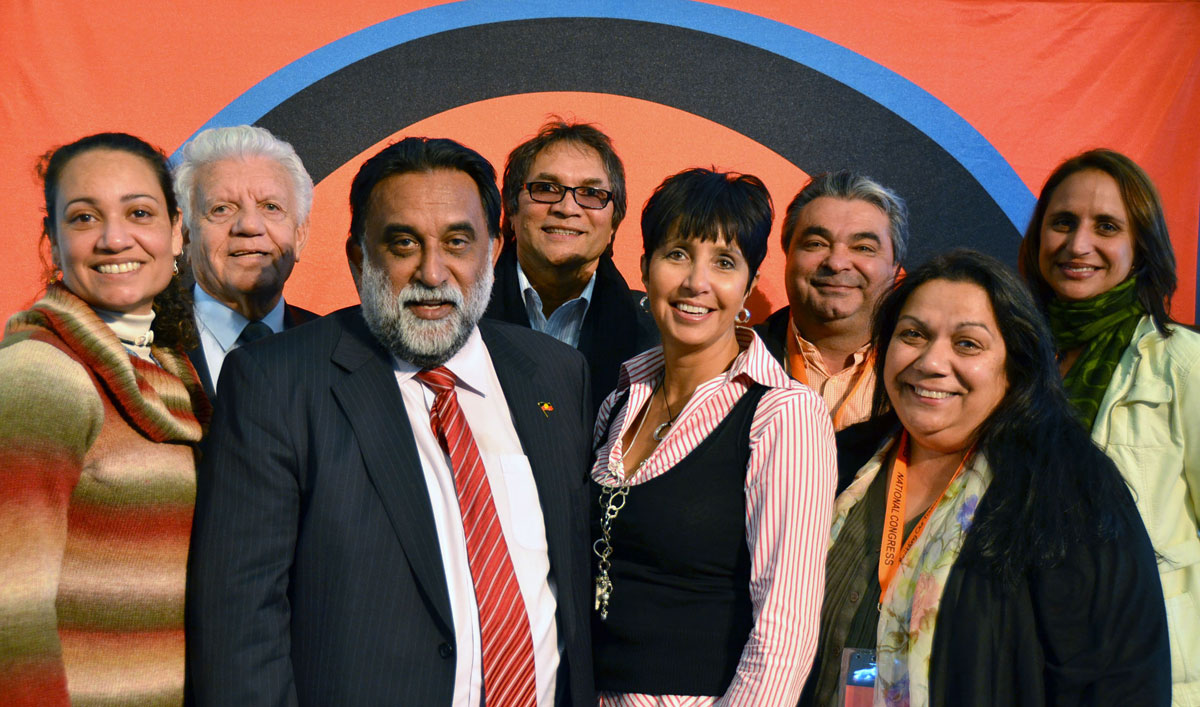
#> input picture OpenCV/asset/Source.jpg, 1200 x 707 px
$ python 'Template Maching.py' --source asset/Source.jpg --template asset/template.png
#> lines starting #> are read from the running program, lines starting #| are printed output that depends on the picture; after the words box and inside, x2 and y2 are one past the last pixel; in counts of white or black regions, pixels touching at a corner belong together
# import the necessary packages
import numpy as np
import argparse
#from pyimagesearch import imutils
#import imutils
import cv2

# construct the argument parser and parse the arguments
ap = argparse.ArgumentParser()
ap.add_argument("-s", "--source", required = True,help = "Source.jpg")
ap.add_argument("-t", "--template", required = True,help = "template.png")
args = vars(ap.parse_args())

# load the puzzle and waldo images
puzzle = cv2.imread(args["source"])
#> puzzle is the input picture: shape (707, 1200, 3); mean B, G, R 74.3, 86.7, 118.9
waldo = cv2.imread(args["template"])
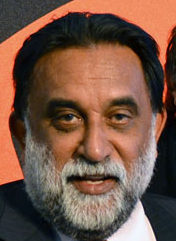
#> input picture OpenCV/asset/template.png, 176 x 241 px
#> waldo is the input picture: shape (241, 176, 3); mean B, G, R 69.4, 84.6, 115.6
(waldoHeight, waldoWidth) = waldo.shape[:2]
#> waldoHeight = 241; waldoWidth = 176

# find the waldo in the puzzle
result = cv2.matchTemplate(puzzle, waldo, cv2.TM_CCOEFF)
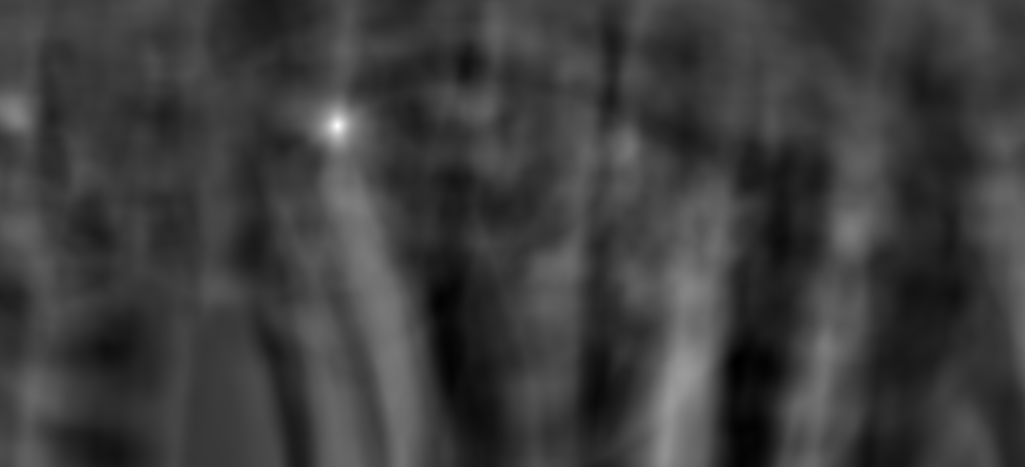
#> result: shape (467, 1025) float32; min -164622976, max 513504640, mean -1392329; drawn with min black and max white
(_, _, minLoc, maxLoc) = cv2.minMaxLoc(result)
#> minLoc = (737, 362); maxLoc = (337, 125)

# grab the bounding box of waldo and extract him from
# the puzzle image
topLeft = maxLoc
#> topLeft = (337, 125)
botRight = (topLeft[0] + waldoWidth, topLeft[1] + waldoHeight)
#> botRight = (513, 366)
roi = puzzle[topLeft[1]:botRight[1], topLeft[0]:botRight[0]]

# construct a darkened transparent 'layer' to darken everything
# in the puzzle except for waldo
mask = np.zeros(puzzle.shape, dtype = "uint8")
puzzle = cv2.addWeighted(puzzle, 0.25, mask, 0.75, 0)
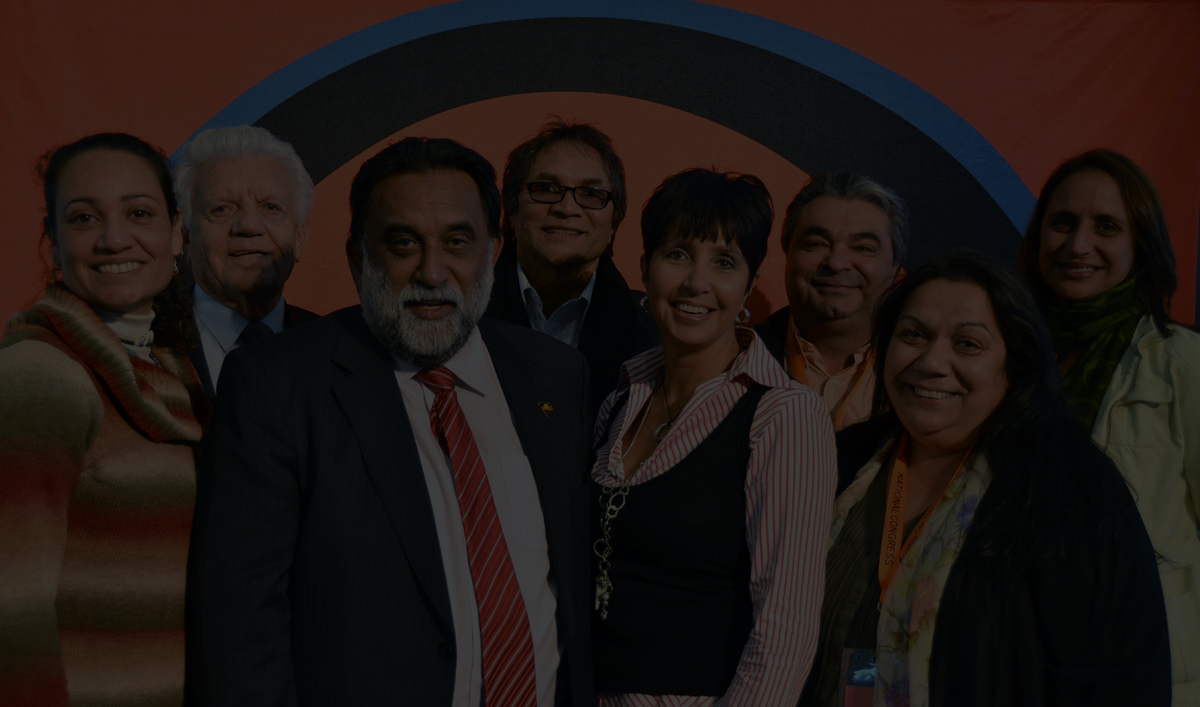
#> puzzle: shape (707, 1200, 3); mean B, G, R 18.6, 21.7, 29.7

# put the original waldo back in the image so that he is
# 'brighter' than the rest of the image
puzzle[topLeft[1]:botRight[1], topLeft[0]:botRight[0]] = roi
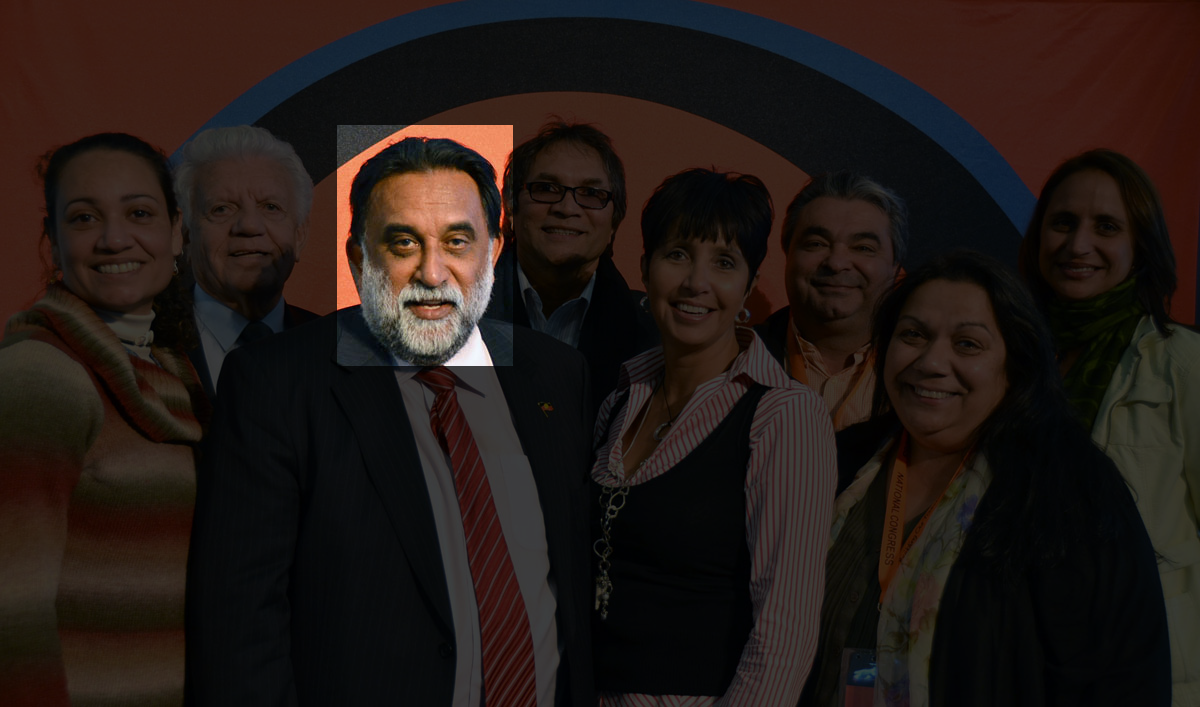
#> puzzle: shape (707, 1200, 3); 5% of pixels changed, all inside (x1, y1, x2, y2) = (337, 125, 513, 366)

# display the images
#> (the run stopped early here; a loop or call above may not have finished)
